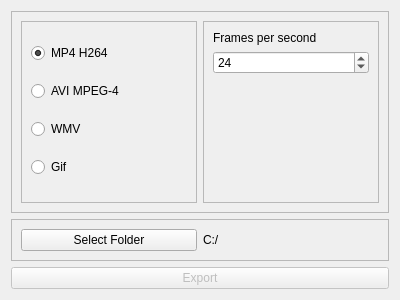
<?xml version="1.0" encoding="UTF-8"?>
<ui version="4.0">
 <class>FfmpegExport</class>
 <widget class="QWidget" name="FfmpegExport">
  <property name="geometry">
   <rect>
    <x>0</x>
    <y>0</y>
    <width>400</width>
    <height>300</height>
   </rect>
  </property>
  <property name="windowTitle">
   <string>Form</string>
  </property>
  <layout class="QVBoxLayout" name="verticalLayout_2">
   <item>
    <widget class="QFrame" name="frame_2">
     <property name="frameShape">
      <enum>QFrame::StyledPanel</enum>
     </property>
     <property name="frameShadow">
      <enum>QFrame::Raised</enum>
     </property>
     <layout class="QHBoxLayout" name="horizontalLayout">
      <item>
       <widget class="QFrame" name="frame">
        <property name="frameShape">
         <enum>QFrame::StyledPanel</enum>
        </property>
        <property name="frameShadow">
         <enum>QFrame::Raised</enum>
        </property>
        <layout class="QVBoxLayout" name="verticalLayout">
         <item>
          <widget class="QRadioButton" name="mp4RadioBtn">
           <property name="text">
            <string>MP4 H264</string>
           </property>
           <property name="checked">
            <bool>true</bool>
           </property>
          </widget>
         </item>
         <item>
          <widget class="QRadioButton" name="aviRadioButton">
           <property name="text">
            <string>AVI MPEG-4</string>
           </property>
          </widget>
         </item>
         <item>
          <widget class="QRadioButton" name="vmwRadioBtn">
           <property name="text">
            <string>WMV</string>
           </property>
          </widget>
         </item>
         <item>
          <widget class="QRadioButton" name="gifRadioBtn">
           <property name="text">
            <string>Gif</string>
           </property>
          </widget>
         </item>
        </layout>
       </widget>
      </item>
      <item>
       <widget class="QFrame" name="frame_3">
        <property name="frameShape">
         <enum>QFrame::StyledPanel</enum>
        </property>
        <property name="frameShadow">
         <enum>QFrame::Raised</enum>
        </property>
        <layout class="QVBoxLayout" name="verticalLayout_3">
         <item>
          <widget class="QLabel" name="label">
           <property name="text">
            <string>Frames per second</string>
           </property>
          </widget>
         </item>
         <item>
          <widget class="QSpinBox" name="fpsSpinbox">
           <property name="minimum">
            <number>1</number>
           </property>
           <property name="value">
            <number>24</number>
           </property>
          </widget>
         </item>
         <item>
          <spacer name="verticalSpacer">
           <property name="orientation">
            <enum>Qt::Vertical</enum>
           </property>
           <property name="sizeHint" stdset="0">
            <size>
             <width>20</width>
             <height>40</height>
            </size>
           </property>
          </spacer>
         </item>
        </layout>
       </widget>
      </item>
     </layout>
    </widget>
   </item>
   <item>
    <widget class="QFrame" name="frame_4">
     <property name="frameShape">
      <enum>QFrame::StyledPanel</enum>
     </property>
     <property name="frameShadow">
      <enum>QFrame::Raised</enum>
     </property>
     <layout class="QHBoxLayout" name="horizontalLayout_2">
      <item>
       <widget class="QPushButton" name="selectFolderBtn">
        <property name="enabled">
         <bool>true</bool>
        </property>
        <property name="text">
         <string>Select Folder</string>
        </property>
       </widget>
      </item>
      <item>
       <widget class="QLabel" name="folderLabel">
        <property name="text">
         <string>C:/</string>
        </property>
       </widget>
      </item>
     </layout>
    </widget>
   </item>
   <item>
    <widget class="QPushButton" name="exportVideoBtn">
     <property name="enabled">
      <bool>false</bool>
     </property>
     <property name="text">
      <string>Export</string>
     </property>
    </widget>
   </item>
  </layout>
 </widget>
 <resources/>
 <connections/>
</ui>
